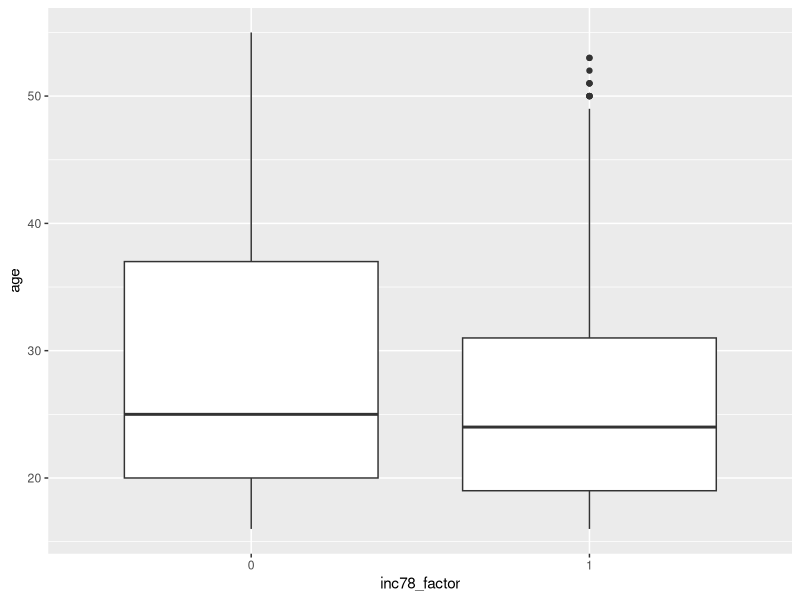
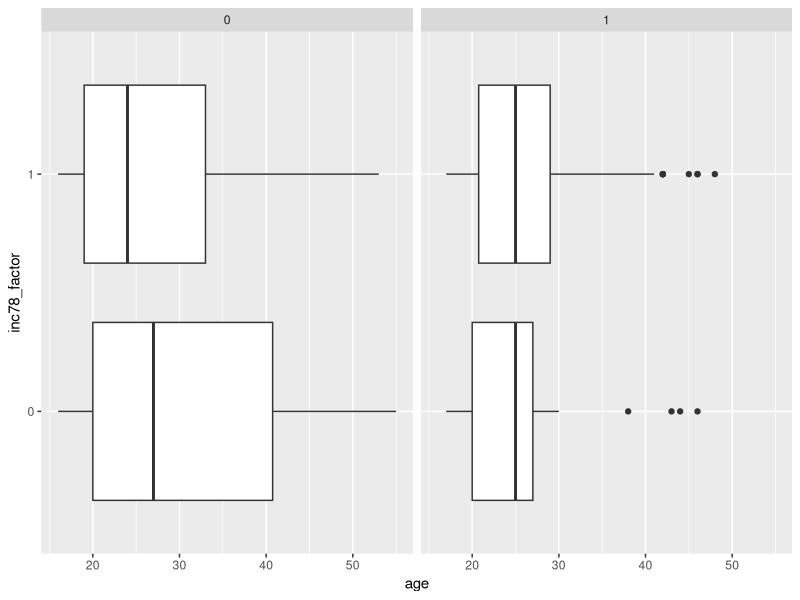
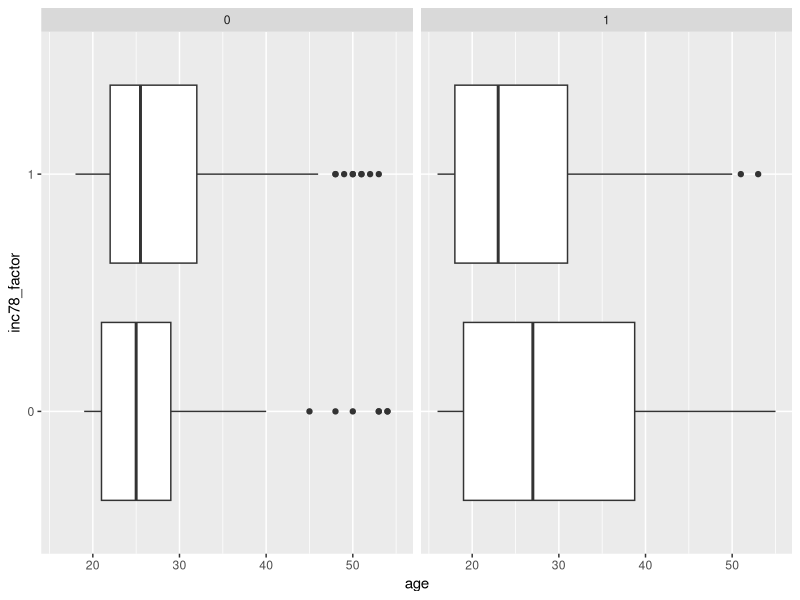
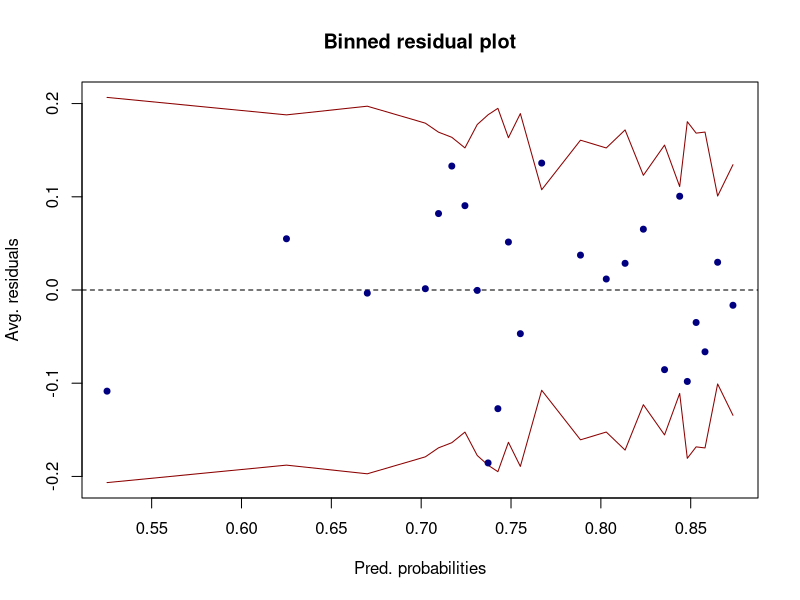
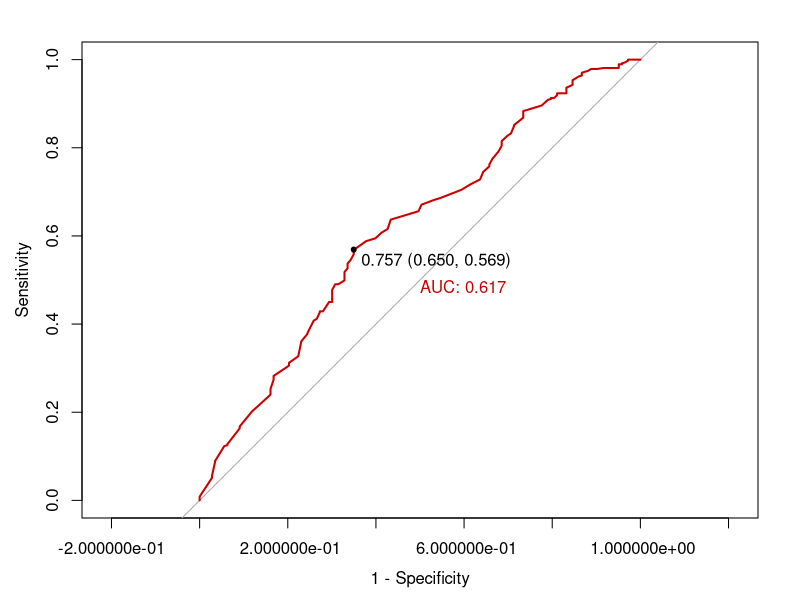

Reproduce these figures in R, in order. (Note: this script raises an error after producing the figures.)
## ---- chunk 1
knitr::opts_chunk$set(echo = F)
knitr::opts_chunk$set(out.width = '50%')
knitr::opts_chunk$set(fig.align="center")
## ---- chunk 2
library(tidyverse) # Data wrangling
library(ggplot2) # Plotting

# For logistic regression
library(arm)
library(car)
library(pROC)
library(e1071)
library(caret)

## table
library(knitr)
library(kableExtra)
## ---- chunk 3
income = read.table("lalondedata.txt", header = T, sep = ",", dec = ".")
## ---- chunk 4
# Change the variable to factor levels
income = income %>% mutate(
        inc78 = case_when(
                re78 == 0 ~ 0,
                re78 > 0 ~ 1, )
        )

income$inc78_factor <- as.factor(income$inc78)
income$treat <- as.factor(income$treat)
income$black <- as.factor(income$black)
income$hispan <- as.factor(income$hispan)
income$married <- as.factor(income$married)
income$nodegree <- as.factor(income$nodegree)
## ---- chunk 5
table(income$inc78_factor)
## ---- chunk 6
apply(table(income[,c("inc78_factor","treat")])/sum(table(income[,c("inc78_factor","treat")])), 2, function(x) x/sum(x))
chisq.test(table(income[,c("inc78_factor","treat")])) ## CORRECT??
## ---- chunk 7
apply(table(income[,c("inc78_factor","black")])/sum(table(income[,c("inc78_factor","black")])),
      2,function(x) x/sum(x))

apply(table(income[,c("inc78_factor","hispan")])/sum(table(income[,c("inc78_factor","hispan")])),
      2,function(x) x/sum(x))
## ---- chunk 8
ggplot(income,aes(x = inc78_factor, y = age)) +
  geom_boxplot()
chisq.test(table(income[,c("inc78_factor","age")])) 
## ??? significant under 0.05 threshold but warning message, chi maybe incorrect
## ---- chunk 9
ggplot(data= income, aes(x=age, y=inc78_factor)) + geom_boxplot() + facet_wrap(~treat)

ggplot(data= income, aes(x=age, y=inc78_factor)) + geom_boxplot() + facet_wrap(~nodegree)
## ---- chunk 10
final <- glm(inc78_factor~black+treat*age,family = binomial,data = income)
summary(final)
exp(final$coefficients)
## ---- chunk 11
residFinal <- residuals(final,"resp")
binnedplot(x=fitted(final),y=residFinal,xlab="Pred. probabilities",col.int="red4",ylab="Avg. residuals",main="Binned residual plot",col.pts="navy") # 92% within SE band
## ---- chunk 12
# missing a outlier check
## ---- chunk 13
vif(final)
## ---- chunk 14
Conf_mat <- confusionMatrix(as.factor(ifelse(fitted(final) >= 0.5, "1","0")),
                            as.factor(income$inc78_factor),positive = "1")
Conf_mat$table
Conf_mat$overall["Accuracy"];
Conf_mat$byClass[c("Sensitivity","Specificity")] #True positive rate and True negative rate

Conf_mat <- confusionMatrix(as.factor(ifelse(fitted(final) >= mean(income$inc78), "1","0")),
                            as.factor(income$inc78_factor),positive = "1")
Conf_mat$table
Conf_mat$overall["Accuracy"];
Conf_mat$byClass[c("Sensitivity","Specificity")] #True positive rate and True negative rate

roc(income$inc78_factor,fitted(final),plot=T,print.thres="best",print.auc=T,legacy.axes=T,col="red3")
roc(income$inc78_factor,fitted(raw),plot=T,legacy.axes=T,add=T,col="blue3")
legend('bottomright', c('final','raw'),lty=c(1,1),
       lwd=c(2,2),col=c('red3','blue3'))
